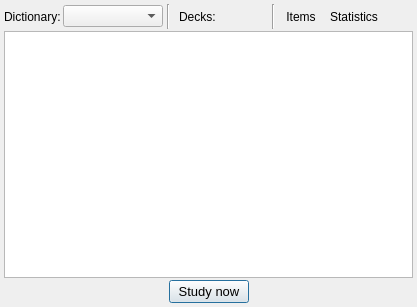
<?xml version="1.0" encoding="UTF-8"?>
<ui version="4.0">
 <class>WordDeckForm</class>
 <widget class="DialogWindow" name="WordDeckForm">
  <property name="geometry">
   <rect>
    <x>0</x>
    <y>0</y>
    <width>417</width>
    <height>307</height>
   </rect>
  </property>
  <property name="sizePolicy">
   <sizepolicy hsizetype="Fixed" vsizetype="Fixed">
    <horstretch>0</horstretch>
    <verstretch>0</verstretch>
   </sizepolicy>
  </property>
  <property name="windowTitle">
   <string>zkanji - Word study decks</string>
  </property>
  <widget class="QWidget" name="centralwidget">
   <layout class="QVBoxLayout" name="verticalLayout">
    <property name="spacing">
     <number>2</number>
    </property>
    <property name="leftMargin">
     <number>4</number>
    </property>
    <property name="topMargin">
     <number>4</number>
    </property>
    <property name="rightMargin">
     <number>4</number>
    </property>
    <property name="bottomMargin">
     <number>4</number>
    </property>
    <item>
     <widget class="QWidget" name="widget" native="true">
      <layout class="QHBoxLayout" name="horizontalLayout_4">
       <property name="spacing">
        <number>4</number>
       </property>
       <property name="leftMargin">
        <number>0</number>
       </property>
       <property name="topMargin">
        <number>0</number>
       </property>
       <property name="rightMargin">
        <number>0</number>
       </property>
       <property name="bottomMargin">
        <number>0</number>
       </property>
       <item>
        <layout class="QHBoxLayout" name="horizontalLayout_2">
         <property name="spacing">
          <number>2</number>
         </property>
         <item>
          <widget class="QLabel" name="label">
           <property name="text">
            <string>Dictionary:</string>
           </property>
          </widget>
         </item>
         <item>
          <widget class="ZDictionaryComboBox" name="dictCBox">
           <property name="minimumSize">
            <size>
             <width>100</width>
             <height>0</height>
            </size>
           </property>
          </widget>
         </item>
        </layout>
       </item>
       <item>
        <widget class="Line" name="line">
         <property name="orientation">
          <enum>Qt::Vertical</enum>
         </property>
        </widget>
       </item>
       <item>
        <layout class="QHBoxLayout" name="horizontalLayout_5">
         <property name="spacing">
          <number>0</number>
         </property>
         <property name="leftMargin">
          <number>5</number>
         </property>
         <item>
          <widget class="QLabel" name="label_6">
           <property name="sizePolicy">
            <sizepolicy hsizetype="Fixed" vsizetype="Preferred">
             <horstretch>0</horstretch>
             <verstretch>0</verstretch>
            </sizepolicy>
           </property>
           <property name="text">
            <string>Decks:</string>
           </property>
          </widget>
         </item>
         <item>
          <widget class="QToolButton" name="addButton">
           <property name="toolTip">
            <string>Create new word deck. Words added to a deck can be studied separately from other decks</string>
           </property>
           <property name="icon">
            <iconset resource="../Resources/resources.qrc">
             <normaloff>:/addmark.svg</normaloff>:/addmark.svg</iconset>
           </property>
           <property name="iconSize">
            <size>
             <width>18</width>
             <height>18</height>
            </size>
           </property>
           <property name="toolButtonStyle">
            <enum>Qt::ToolButtonIconOnly</enum>
           </property>
           <property name="autoRaise">
            <bool>true</bool>
           </property>
          </widget>
         </item>
         <item>
          <widget class="QToolButton" name="delButton">
           <property name="toolTip">
            <string>Remove selected deck. All study data is removed with the deck</string>
           </property>
           <property name="icon">
            <iconset resource="../Resources/resources.qrc">
             <normaloff>:/delmark.svg</normaloff>:/delmark.svg</iconset>
           </property>
           <property name="iconSize">
            <size>
             <width>18</width>
             <height>18</height>
            </size>
           </property>
           <property name="toolButtonStyle">
            <enum>Qt::ToolButtonIconOnly</enum>
           </property>
           <property name="autoRaise">
            <bool>true</bool>
           </property>
          </widget>
         </item>
        </layout>
       </item>
       <item>
        <widget class="Line" name="line_2">
         <property name="orientation">
          <enum>Qt::Vertical</enum>
         </property>
        </widget>
       </item>
       <item>
        <layout class="QHBoxLayout" name="horizontalLayout">
         <property name="spacing">
          <number>0</number>
         </property>
         <item>
          <widget class="QToolButton" name="viewButton">
           <property name="toolTip">
            <string>Show words added to the current deck</string>
           </property>
           <property name="text">
            <string>Items</string>
           </property>
           <property name="icon">
            <iconset resource="../Resources/resources.qrc">
             <normaloff>:/book.svg</normaloff>:/book.svg</iconset>
           </property>
           <property name="iconSize">
            <size>
             <width>18</width>
             <height>18</height>
            </size>
           </property>
           <property name="toolButtonStyle">
            <enum>Qt::ToolButtonTextBesideIcon</enum>
           </property>
           <property name="autoRaise">
            <bool>true</bool>
           </property>
          </widget>
         </item>
         <item>
          <widget class="QToolButton" name="statsButton">
           <property name="toolTip">
            <string>Show item and study statistics for current deck</string>
           </property>
           <property name="text">
            <string>Statistics</string>
           </property>
           <property name="icon">
            <iconset resource="../Resources/resources.qrc">
             <normaloff>:/stats.svg</normaloff>:/stats.svg</iconset>
           </property>
           <property name="iconSize">
            <size>
             <width>18</width>
             <height>18</height>
            </size>
           </property>
           <property name="toolButtonStyle">
            <enum>Qt::ToolButtonTextBesideIcon</enum>
           </property>
           <property name="autoRaise">
            <bool>true</bool>
           </property>
          </widget>
         </item>
         <item>
          <spacer name="horizontalSpacer">
           <property name="orientation">
            <enum>Qt::Horizontal</enum>
           </property>
           <property name="sizeHint" stdset="0">
            <size>
             <width>1</width>
             <height>1</height>
            </size>
           </property>
          </spacer>
         </item>
        </layout>
       </item>
      </layout>
     </widget>
    </item>
    <item>
     <widget class="WordDeckListView" name="deckTable">
      <property name="horizontalScrollBarPolicy">
       <enum>Qt::ScrollBarAlwaysOff</enum>
      </property>
      <property name="editTriggers">
       <set>QAbstractItemView::EditKeyPressed|QAbstractItemView::SelectedClicked</set>
      </property>
      <property name="horizontalScrollMode">
       <enum>QAbstractItemView::ScrollPerPixel</enum>
      </property>
      <property name="showGrid">
       <bool>false</bool>
      </property>
      <property name="wordWrap">
       <bool>false</bool>
      </property>
      <attribute name="horizontalHeaderHighlightSections">
       <bool>false</bool>
      </attribute>
      <attribute name="verticalHeaderVisible">
       <bool>false</bool>
      </attribute>
     </widget>
    </item>
    <item>
     <layout class="QHBoxLayout" name="horizontalLayout_3">
      <item>
       <spacer name="horizontalSpacer_3">
        <property name="orientation">
         <enum>Qt::Horizontal</enum>
        </property>
        <property name="sizeHint" stdset="0">
         <size>
          <width>40</width>
          <height>20</height>
         </size>
        </property>
       </spacer>
      </item>
      <item>
       <widget class="QPushButton" name="studyButton">
        <property name="font">
         <font>
          <pointsize>10</pointsize>
         </font>
        </property>
        <property name="text">
         <string>Study now</string>
        </property>
        <property name="autoDefault">
         <bool>true</bool>
        </property>
        <property name="default">
         <bool>true</bool>
        </property>
       </widget>
      </item>
      <item>
       <spacer name="horizontalSpacer_4">
        <property name="orientation">
         <enum>Qt::Horizontal</enum>
        </property>
        <property name="sizeHint" stdset="0">
         <size>
          <width>40</width>
          <height>20</height>
         </size>
        </property>
       </spacer>
      </item>
     </layout>
    </item>
   </layout>
  </widget>
 </widget>
 <customwidgets>
  <customwidget>
   <class>ZDictionaryComboBox</class>
   <extends>QComboBox</extends>
   <header>zdictionarycombobox.h</header>
  </customwidget>
  <customwidget>
   <class>DialogWindow</class>
   <extends>QMainWindow</extends>
   <header>dialogwindow.h</header>
   <container>1</container>
  </customwidget>
  <customwidget>
   <class>WordDeckListView</class>
   <extends>QTableView</extends>
   <header>worddeckform.h</header>
  </customwidget>
 </customwidgets>
 <resources>
  <include location="Resources/resources.qrc"/>
 </resources>
 <connections/>
</ui>
